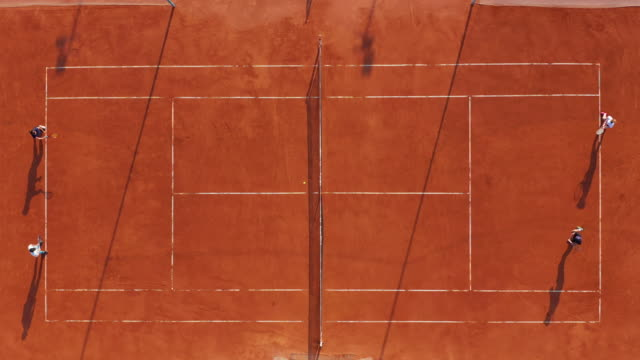
#> input picture tenniscourt/orangecourt.jpg, 640 x 360 px
$ jupyter execute in_out.ipynb
#> lines starting #> are read from the running program, lines starting #| are printed output that depends on the picture; after the words box and inside, x2 and y2 are one past the last pixel; in counts of white or black regions, pixels touching at a corner belong together
[cell 1]
import cv2
import os
import numpy as np
from PIL import Image

[cell 2]
IMAGE = "../tenniscourt/orangecourt.jpg"
img = Image.open(IMAGE)
#> img is the input picture: PIL image 640x360 RGB; mean R, G, B 169, 71.2, 41.8
img.show()

[cell 3]
image = cv2.imread(IMAGE)

def show_image(*im):
    for n, i in enumerate(im):
        cv2.imshow("Image"+str(n), i)
    cv2.waitKey(0)
    cv2.destroyAllWindows()

[cell 4]
hsv = cv2.cvtColor(image, cv2.COLOR_BGR2HSV)
#> hsv: shape (360, 640, 3); mean H, S, V 7.2, 192.4, 169
show_image(hsv)

[cell 5]
def nothing(x):
    pass

[cell 6]
cv2.namedWindow("TrackBar")

cv2.createTrackbar("LOWER H", "TrackBar", 0, 255, nothing)
cv2.createTrackbar("LOWER S", "TrackBar", 0, 255, nothing)
cv2.createTrackbar("LOWER V", "TrackBar", 0, 255, nothing)
cv2.createTrackbar("UPPER H", "TrackBar", 50, 255, nothing)
cv2.createTrackbar("UPPER S", "TrackBar", 50, 255, nothing)
cv2.createTrackbar("UPPER V", "TrackBar", 50, 255, nothing)

show_image(image)

[cell 7]
thresh = cv2.inRange(image, (0,0,0), (50, 50, 50))
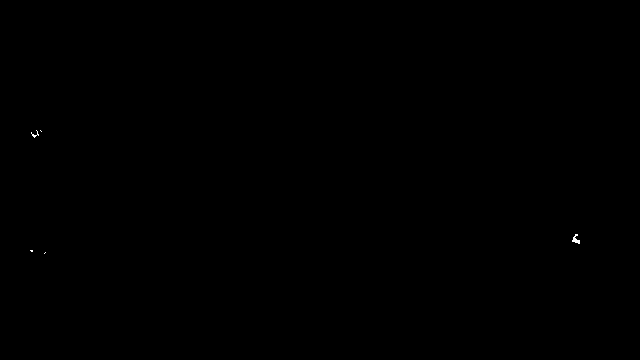
#> thresh: shape (360, 640); 0.03% white in thin lines or dots, all inside (x1, y1, x2, y2) = (30, 130, 580, 254)
show_image(thresh, image)

[cell 8]
cv2.namedWindow("TrackBar")

cv2.createTrackbar("LOWER H", "TrackBar", 0, 255, nothing)
cv2.createTrackbar("LOWER S", "TrackBar", 52, 255, nothing)
cv2.createTrackbar("LOWER V", "TrackBar", 100, 255, nothing)
cv2.createTrackbar("UPPER H", "TrackBar", 23, 255, nothing)
cv2.createTrackbar("UPPER S", "TrackBar", 139, 255, nothing)
cv2.createTrackbar("UPPER V", "TrackBar", 255, 255, nothing)

while True:
    l_h = cv2.getTrackbarPos('LOWER H','TrackBar')
    l_s = cv2.getTrackbarPos('LOWER S','TrackBar')
    l_v = cv2.getTrackbarPos('LOWER V','TrackBar')
    u_h = cv2.getTrackbarPos('UPPER H','TrackBar')
    u_s = cv2.getTrackbarPos('UPPER S','TrackBar')
    u_v = cv2.getTrackbarPos('UPPER V','TrackBar')

    thresh = cv2.inRange(hsv, (l_h,l_s,l_v), (u_h, u_s, u_v))
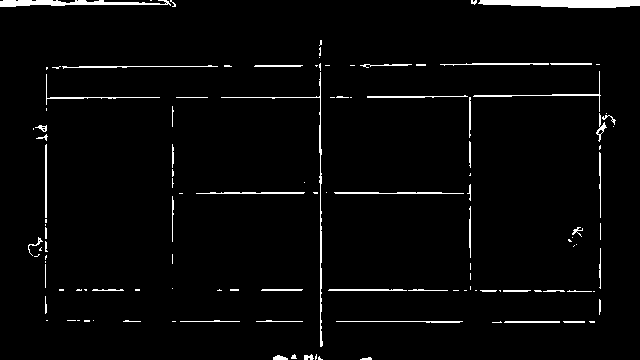
#> thresh: shape (360, 640); 2.9% white; 121 white regions (66 under 20 px), largest, box (x1, y1, x2, y2) and area: (478, 0, 640, 8) 1066, (0, 0, 171, 7) 694, (221, 72, 323, 347) 542

    cv2.imshow("Image", image)
    cv2.imshow("InRange", thresh)
    k = cv2.waitKey(1) & 0xFF
#> (key q is pressed here)
    if k == ord('q'):
        break

cv2.destroyAllWindows()

$ run again, with tenniscourt/greencourt.jpg copied over tenniscourt/orangecourt.jpg
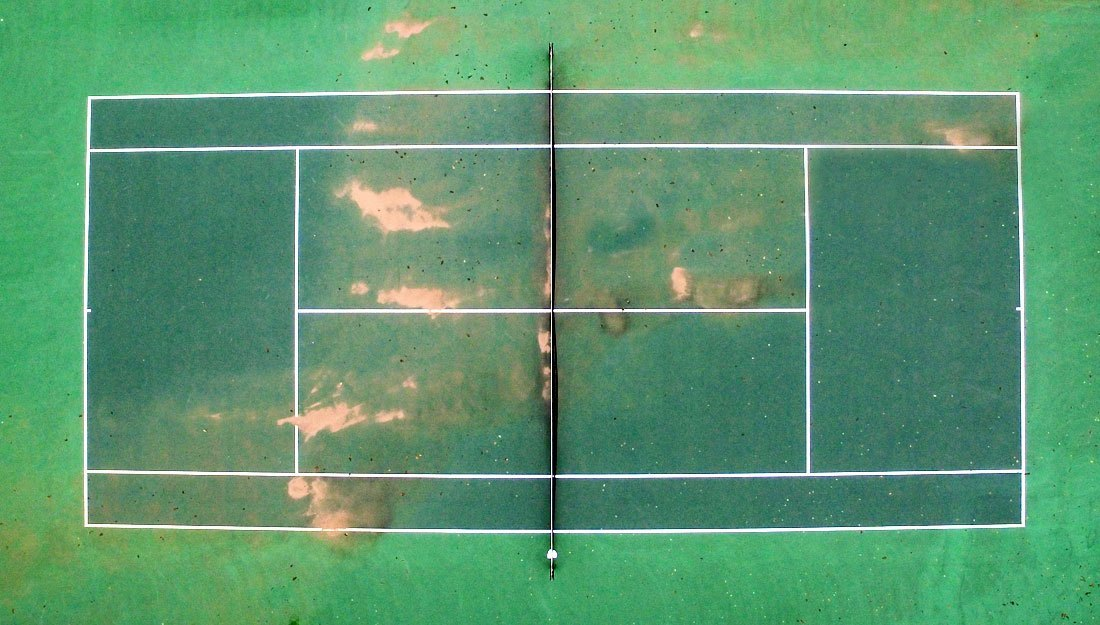
#> input picture tenniscourt/greencourt.jpg, 1100 x 625 px
#> img is the input picture: PIL image 1100x625 RGB; mean R, G, B 93.1, 151.1, 112.3
#> hsv: shape (625, 1100, 3); mean H, S, V 68.2, 106.6, 151.9
#> `thresh = cv2.inRange(image, (0,0,0), (50, 50, 50))`:
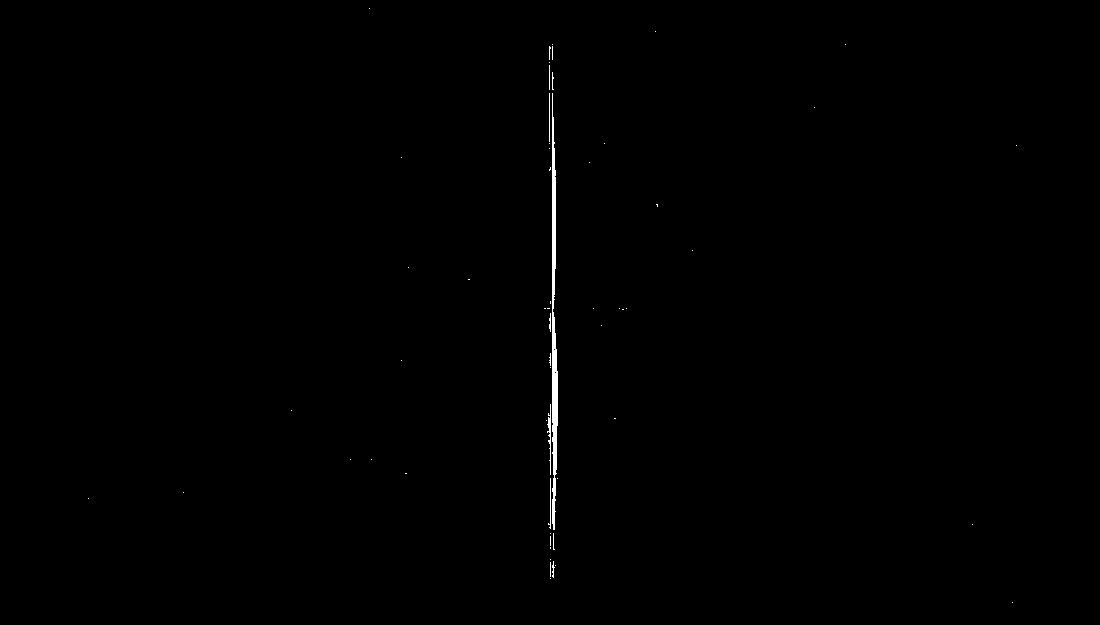
#> thresh: shape (625, 1100); 0.3% white; 57 white regions (49 under 20 px), largest, box (x1, y1, x2, y2) and area: (552, 93, 558, 530) 1580, (547, 404, 551, 475) 117, (548, 478, 551, 529) 55
#> `thresh = cv2.inRange(hsv, (l_h,l_s,l_v), (u_h, u_s, u_v))`:
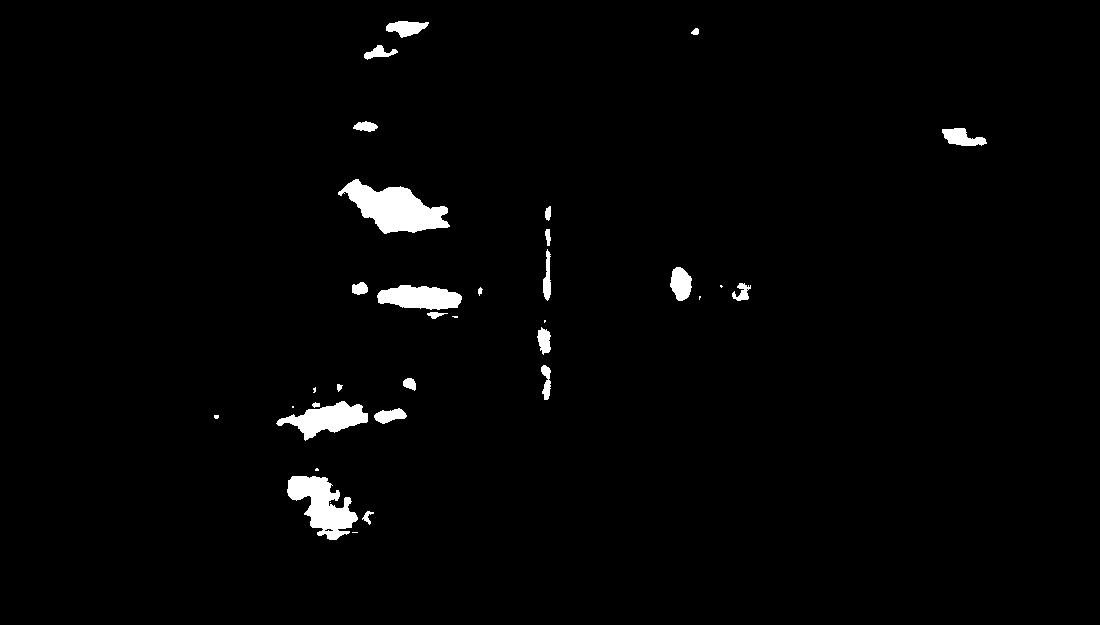
#> thresh: shape (625, 1100); 1.9% white; 34 white regions (10 under 20 px), largest, box (x1, y1, x2, y2) and area: (338, 179, 450, 234) 3230, (287, 476, 358, 540) 2382, (276, 401, 368, 441) 1749
